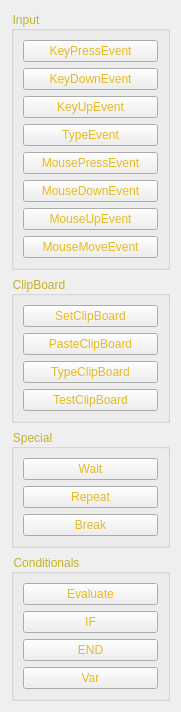
             <widget class="QWidget" name="scrollAreaWidgetContents_3">
              <property name="geometry">
               <rect>
                <x>0</x>
                <y>0</y>
                <width>181</width>
                <height>687</height>
               </rect>
              </property>
              <layout class="QGridLayout" name="gridLayout">
               <item row="2" column="0">
                <widget class="QGroupBox" name="groupBox_5">
                 <property name="sizePolicy">
                  <sizepolicy hsizetype="Expanding" vsizetype="Expanding">
                   <horstretch>8</horstretch>
                   <verstretch>0</verstretch>
                  </sizepolicy>
                 </property>
                 <property name="styleSheet">
                  <string notr="true">color: rgb(197, 178, 36);</string>
                 </property>
                 <property name="title">
                  <string>Special</string>
                 </property>
                 <property name="flat">
                  <bool>true</bool>
                 </property>
                 <layout class="QGridLayout" name="gridLayout_4">
                  <item row="1" column="0">
                   <widget class="QPushButton" name="Wait">
                    <property name="sizePolicy">
                     <sizepolicy hsizetype="Ignored" vsizetype="Fixed">
                      <horstretch>0</horstretch>
                      <verstretch>0</verstretch>
                     </sizepolicy>
                    </property>
                    <property name="styleSheet">
                     <string notr="true">color: rgb(230, 187, 29);</string>
                    </property>
                    <property name="text">
                     <string>Wait</string>
                    </property>
                   </widget>
                  </item>
                  <item row="2" column="0">
                   <widget class="QPushButton" name="Repeat">
                    <property name="sizePolicy">
                     <sizepolicy hsizetype="Ignored" vsizetype="Fixed">
                      <horstretch>0</horstretch>
                      <verstretch>0</verstretch>
                     </sizepolicy>
                    </property>
                    <property name="styleSheet">
                     <string notr="true">color: rgb(230, 187, 29);</string>
                    </property>
                    <property name="text">
                     <string>Repeat</string>
                    </property>
                   </widget>
                  </item>
                  <item row="4" column="0">
                   <widget class="QPushButton" name="Break">
                    <property name="sizePolicy">
                     <sizepolicy hsizetype="Ignored" vsizetype="Fixed">
                      <horstretch>0</horstretch>
                      <verstretch>0</verstretch>
                     </sizepolicy>
                    </property>
                    <property name="styleSheet">
                     <string notr="true">color: rgb(230, 187, 29);</string>
                    </property>
                    <property name="text">
                     <string>Break</string>
                    </property>
                   </widget>
                  </item>
                 </layout>
                </widget>
               </item>
               <item row="1" column="0">
                <widget class="QGroupBox" name="groupBox_4">
                 <property name="sizePolicy">
                  <sizepolicy hsizetype="Expanding" vsizetype="Expanding">
                   <horstretch>0</horstretch>
                   <verstretch>0</verstretch>
                  </sizepolicy>
                 </property>
                 <property name="styleSheet">
                  <string notr="true">color: rgb(197, 178, 36);</string>
                 </property>
                 <property name="title">
                  <string>ClipBoard</string>
                 </property>
                 <property name="flat">
                  <bool>true</bool>
                 </property>
                 <layout class="QGridLayout" name="gridLayout_3">
                  <item row="3" column="0">
                   <widget class="QPushButton" name="TestClipBoard">
                    <property name="sizePolicy">
                     <sizepolicy hsizetype="Preferred" vsizetype="Fixed">
                      <horstretch>0</horstretch>
                      <verstretch>0</verstretch>
                     </sizepolicy>
                    </property>
                    <property name="styleSheet">
                     <string notr="true">color: rgb(230, 187, 29);</string>
                    </property>
                    <property name="text">
                     <string>TestClipBoard</string>
                    </property>
                   </widget>
                  </item>
                  <item row="0" column="0">
                   <widget class="QPushButton" name="SetClipBoard">
                    <property name="sizePolicy">
                     <sizepolicy hsizetype="Ignored" vsizetype="Fixed">
                      <horstretch>0</horstretch>
                      <verstretch>0</verstretch>
                     </sizepolicy>
                    </property>
                    <property name="styleSheet">
                     <string notr="true">color: rgb(230, 187, 29);</string>
                    </property>
                    <property name="text">
                     <string>SetClipBoard</string>
                    </property>
                   </widget>
                  </item>
                  <item row="1" column="0">
                   <widget class="QPushButton" name="PasteClipBoard">
                    <property name="sizePolicy">
                     <sizepolicy hsizetype="Ignored" vsizetype="Fixed">
                      <horstretch>0</horstretch>
                      <verstretch>0</verstretch>
                     </sizepolicy>
                    </property>
                    <property name="styleSheet">
                     <string notr="true">color: rgb(230, 187, 29);</string>
                    </property>
                    <property name="text">
                     <string>PasteClipBoard</string>
                    </property>
                   </widget>
                  </item>
                  <item row="2" column="0">
                   <widget class="QPushButton" name="TypeClipBoard">
                    <property name="sizePolicy">
                     <sizepolicy hsizetype="Ignored" vsizetype="Fixed">
                      <horstretch>0</horstretch>
                      <verstretch>0</verstretch>
                     </sizepolicy>
                    </property>
                    <property name="styleSheet">
                     <string notr="true">color: rgb(230, 187, 29);</string>
                    </property>
                    <property name="text">
                     <string>TypeClipBoard</string>
                    </property>
                   </widget>
                  </item>
                 </layout>
                </widget>
               </item>
               <item row="4" column="0">
                <widget class="QGroupBox" name="groupBox_6">
                 <property name="sizePolicy">
                  <sizepolicy hsizetype="Expanding" vsizetype="Expanding">
                   <horstretch>8</horstretch>
                   <verstretch>0</verstretch>
                  </sizepolicy>
                 </property>
                 <property name="styleSheet">
                  <string notr="true">color: rgb(197, 178, 36);
border-color: rgb(68, 68, 68);</string>
                 </property>
                 <property name="title">
                  <string>Conditionals</string>
                 </property>
                 <property name="flat">
                  <bool>true</bool>
                 </property>
                 <layout class="QGridLayout" name="gridLayout_6">
                  <item row="4" column="0">
                   <widget class="QPushButton" name="Var">
                    <property name="sizePolicy">
                     <sizepolicy hsizetype="Ignored" vsizetype="Fixed">
                      <horstretch>0</horstretch>
                      <verstretch>0</verstretch>
                     </sizepolicy>
                    </property>
                    <property name="styleSheet">
                     <string notr="true">color: rgb(230, 187, 29);</string>
                    </property>
                    <property name="text">
                     <string>Var</string>
                    </property>
                   </widget>
                  </item>
                  <item row="1" column="0">
                   <widget class="QPushButton" name="Evaluate">
                    <property name="sizePolicy">
                     <sizepolicy hsizetype="Ignored" vsizetype="Fixed">
                      <horstretch>0</horstretch>
                      <verstretch>0</verstretch>
                     </sizepolicy>
                    </property>
                    <property name="styleSheet">
                     <string notr="true">color: rgb(230, 187, 29);</string>
                    </property>
                    <property name="text">
                     <string>Evaluate</string>
                    </property>
                   </widget>
                  </item>
                  <item row="2" column="0">
                   <widget class="QPushButton" name="IF">
                    <property name="sizePolicy">
                     <sizepolicy hsizetype="Ignored" vsizetype="Fixed">
                      <horstretch>0</horstretch>
                      <verstretch>0</verstretch>
                     </sizepolicy>
                    </property>
                    <property name="styleSheet">
                     <string notr="true">color: rgb(230, 187, 29);</string>
                    </property>
                    <property name="text">
                     <string>IF</string>
                    </property>
                   </widget>
                  </item>
                  <item row="3" column="0">
                   <widget class="QPushButton" name="END">
                    <property name="sizePolicy">
                     <sizepolicy hsizetype="Ignored" vsizetype="Fixed">
                      <horstretch>0</horstretch>
                      <verstretch>0</verstretch>
                     </sizepolicy>
                    </property>
                    <property name="styleSheet">
                     <string notr="true">color: rgb(230, 187, 29);</string>
                    </property>
                    <property name="text">
                     <string>END</string>
                    </property>
                   </widget>
                  </item>
                 </layout>
                </widget>
               </item>
               <item row="0" column="0">
                <widget class="QGroupBox" name="groupBox_3">
                 <property name="sizePolicy">
                  <sizepolicy hsizetype="Expanding" vsizetype="Expanding">
                   <horstretch>0</horstretch>
                   <verstretch>0</verstretch>
                  </sizepolicy>
                 </property>
                 <property name="styleSheet">
                  <string notr="true">color: rgb(197, 178, 36);</string>
                 </property>
                 <property name="title">
                  <string>Input</string>
                 </property>
                 <property name="flat">
                  <bool>true</bool>
                 </property>
                 <layout class="QGridLayout" name="gridLayout_2">
                  <item row="5" column="0">
                   <widget class="QPushButton" name="MouseDown">
                    <property name="sizePolicy">
                     <sizepolicy hsizetype="Preferred" vsizetype="Fixed">
                      <horstretch>0</horstretch>
                      <verstretch>0</verstretch>
                     </sizepolicy>
                    </property>
                    <property name="styleSheet">
                     <string notr="true">color: rgb(230, 187, 29);</string>
                    </property>
                    <property name="text">
                     <string>MouseDownEvent</string>
                    </property>
                   </widget>
                  </item>
                  <item row="6" column="0">
                   <widget class="QPushButton" name="MouseUp">
                    <property name="sizePolicy">
                     <sizepolicy hsizetype="Preferred" vsizetype="Fixed">
                      <horstretch>0</horstretch>
                      <verstretch>0</verstretch>
                     </sizepolicy>
                    </property>
                    <property name="styleSheet">
                     <string notr="true">color: rgb(230, 187, 29);</string>
                    </property>
                    <property name="text">
                     <string>MouseUpEvent</string>
                    </property>
                   </widget>
                  </item>
                  <item row="0" column="0">
                   <widget class="QPushButton" name="KeyPress">
                    <property name="sizePolicy">
                     <sizepolicy hsizetype="Ignored" vsizetype="Fixed">
                      <horstretch>0</horstretch>
                      <verstretch>0</verstretch>
                     </sizepolicy>
                    </property>
                    <property name="styleSheet">
                     <string notr="true">color: rgb(230, 187, 29);</string>
                    </property>
                    <property name="text">
                     <string>KeyPressEvent</string>
                    </property>
                   </widget>
                  </item>
                  <item row="2" column="0">
                   <widget class="QPushButton" name="KeyUp">
                    <property name="sizePolicy">
                     <sizepolicy hsizetype="Ignored" vsizetype="Fixed">
                      <horstretch>0</horstretch>
                      <verstretch>0</verstretch>
                     </sizepolicy>
                    </property>
                    <property name="styleSheet">
                     <string notr="true">color: rgb(230, 187, 29);</string>
                    </property>
                    <property name="text">
                     <string>KeyUpEvent</string>
                    </property>
                   </widget>
                  </item>
                  <item row="4" column="0">
                   <widget class="QPushButton" name="MousePress">
                    <property name="sizePolicy">
                     <sizepolicy hsizetype="Preferred" vsizetype="Fixed">
                      <horstretch>0</horstretch>
                      <verstretch>0</verstretch>
                     </sizepolicy>
                    </property>
                    <property name="styleSheet">
                     <string notr="true">color: rgb(230, 187, 29);</string>
                    </property>
                    <property name="text">
                     <string>MousePressEvent</string>
                    </property>
                   </widget>
                  </item>
                  <item row="1" column="0">
                   <widget class="QPushButton" name="KeyDown">
                    <property name="sizePolicy">
                     <sizepolicy hsizetype="Ignored" vsizetype="Fixed">
                      <horstretch>0</horstretch>
                      <verstretch>0</verstretch>
                     </sizepolicy>
                    </property>
                    <property name="styleSheet">
                     <string notr="true">color: rgb(230, 187, 29);</string>
                    </property>
                    <property name="text">
                     <string>KeyDownEvent</string>
                    </property>
                   </widget>
                  </item>
                  <item row="7" column="0">
                   <widget class="QPushButton" name="MouseMove">
                    <property name="sizePolicy">
                     <sizepolicy hsizetype="Preferred" vsizetype="Fixed">
                      <horstretch>0</horstretch>
                      <verstretch>0</verstretch>
                     </sizepolicy>
                    </property>
                    <property name="styleSheet">
                     <string notr="true">color: rgb(230, 187, 29);</string>
                    </property>
                    <property name="text">
                     <string>MouseMoveEvent</string>
                    </property>
                   </widget>
                  </item>
                  <item row="3" column="0">
                   <widget class="QPushButton" name="TypeEvent">
                    <property name="sizePolicy">
                     <sizepolicy hsizetype="Ignored" vsizetype="Fixed">
                      <horstretch>0</horstretch>
                      <verstretch>0</verstretch>
                     </sizepolicy>
                    </property>
                    <property name="styleSheet">
                     <string notr="true">color: rgb(230, 187, 29);</string>
                    </property>
                    <property name="text">
                     <string>TypeEvent</string>
                    </property>
                   </widget>
                  </item>
                 </layout>
                </widget>
               </item>
              </layout>
             </widget>
